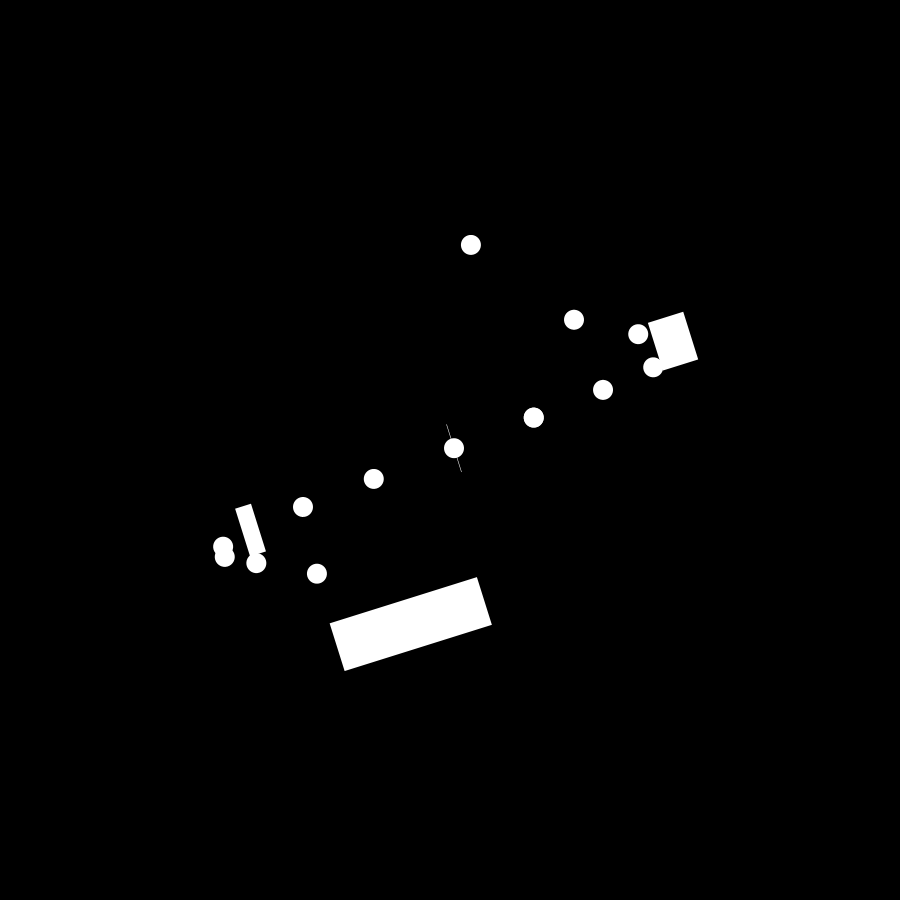
Frame 1 (no input)
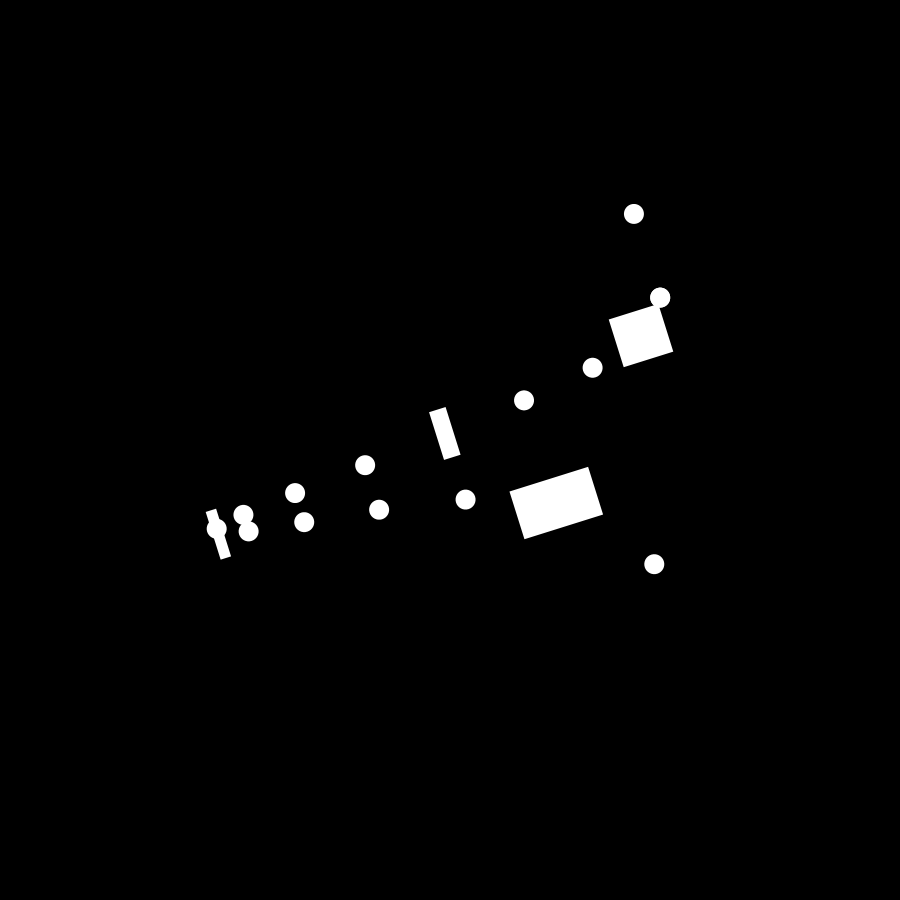
Frame 60 (the mouse pressed at the canvas centre just before this capture)
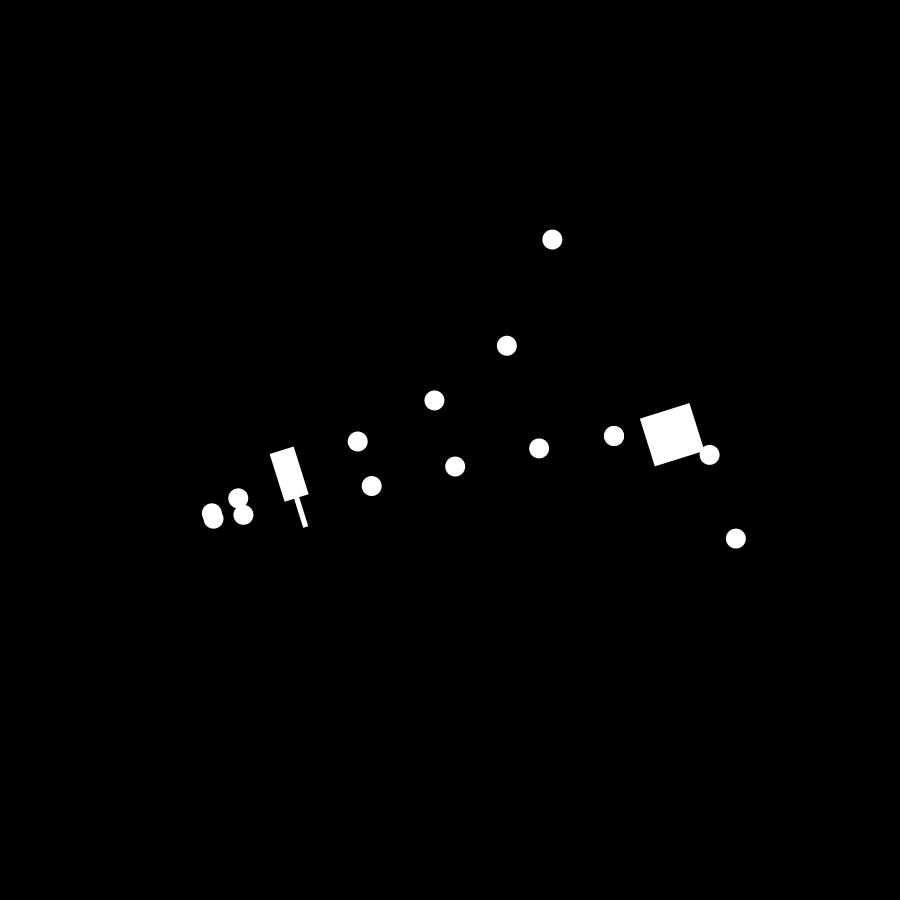
Frame 120 (the mouse held since frame 60 and released just before this capture)

The Processing sketch that drew these frames (run headless with seeded random() and noise(); from frame 60 on, the mouse is pressed at the canvas centre):

// Processing sketch: sketch_04_04_wavefigure
// ── sketch_04_04_wavefigure.pde
color bg = #000000;
color fg = #f1f1f1;

void setup() {
  size(900, 900);
  background(bg);
  smooth();
  frameRate(25);
}

void draw() {
  background(bg);
  translate(width/2, height/2);

  int amount = 20;
  noStroke();
  rectMode(CENTER);
  for (int i = 0; i < amount; i = i + 1) {
    float wave1 = tan(radians(frameCount + i * 10)) * 30;
    float wave2 = sin(radians(frameCount + i * 20)) * 250;
    push();
    translate(0, 0);
    rotate(degrees(90));
    if (i % 5 == 0) {
      rect(wave1, wave2, 50, wave1);
    } else {
      ellipse(wave1, wave2, 20, 20);
    }
    pop();
  }
}
